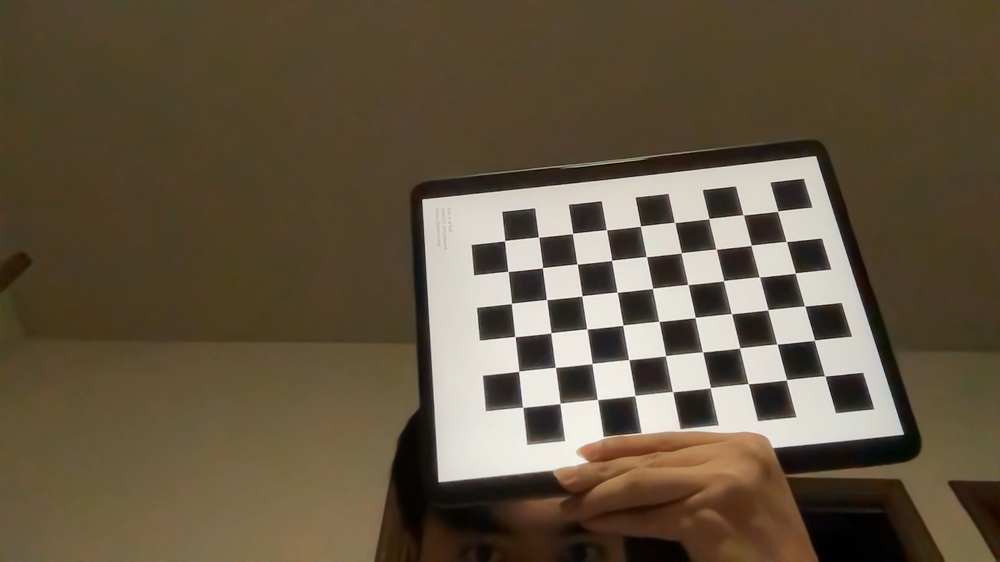
#> input picture calib_images/img_00.jpg, 1000 x 562 px, shrunk from 1920 x 1080 before the run; its folder holds 4 pictures in this run
$ python camera_calibration.py
#> lines starting #> are read from the running program, lines starting #| are printed output that depends on the picture

#Camera calibration code from Vision Brick. Refer to:
#https://visionbrick.com/camera-calibration-with-opencv/

import numpy as np
import cv2
import glob
import yaml

"""
After capturing images of a chessboard pattern, this script calibrates the camera
and saves the calibration parameters to a YAML file.
"""

# Chessboard settings
CHESSBOARD_SIZE = (9, 6) #IMPORTANT TO CHANGE. THE CHECKERBOARD WE USE IS 9X6
SQUARE_SIZE = 22  # MM OF EACH SQUARE ON THE CHECKERBOARD. OURS IS 2.2CM

# Prepare object points based on the chessboard size and square size
# objp will hold the 3D coordinates of the chessboard corners in the world space
objp = np.zeros((CHESSBOARD_SIZE[0]*CHESSBOARD_SIZE[1], 3), np.float32)

# Generate the grid points in the chessboard pattern
# objp[:, :2] will hold the x, y coordinates of the corners
objp[:, :2] = np.mgrid[0:CHESSBOARD_SIZE[0], 0:CHESSBOARD_SIZE[1]].T.reshape(-1, 2)

# Scale the points by the size of each square
objp *= SQUARE_SIZE

# Arrays to store points
objpoints = []  # 3D points
imgpoints = []  # 2D points

# Load images from the specified directory
images = glob.glob("calib_images/*.jpg")

for fname in images:
    img = cv2.imread(fname)
#> img is the input picture: shape (562, 1000, 3); mean B, G, R 65.9, 85.8, 99.2
    gray = cv2.cvtColor(img, cv2.COLOR_BGR2GRAY)
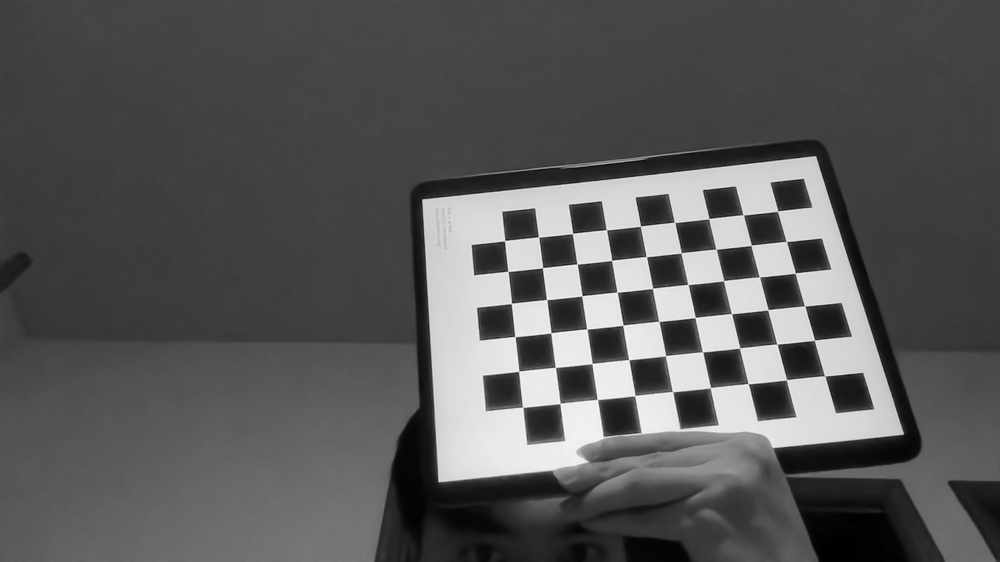
#> gray: shape (562, 1000); min 0, max 253, mean 87.5

    # Find the chessboard corners
    found, corners = cv2.findChessboardCorners(gray, CHESSBOARD_SIZE, None)
#> found = True; corners = 54 rows, first 8: [824.9, 376.3], [786.4, 379.8], [748.3, 383.7], [710.4, 387.6], [672.8, 391.9], [634.9, 395.5], [597.5, 399.5], [560.2, 403.3]

    # If corners are found, continue
    if found:
        objpoints.append(objp)
        # Refine the corner locations
        corners2 = cv2.cornerSubPix(
            gray, corners, (11, 11), (-1, -1),
            (cv2.TERM_CRITERIA_EPS + cv2.TERM_CRITERIA_MAX_ITER, 30, 0.001)
        )
#> corners2 = 54 rows, first 8: [824.7, 375.9], [786.5, 379.8], [748.3, 383.7], [710.3, 387.7], [672.6, 391.7], [634.9, 395.6], [597.5, 399.6], [559.9, 403.4]
        # Append the refined corners to imgpoints list
        imgpoints.append(corners2)
#> pass 2 of the loop `for fname in images:`:
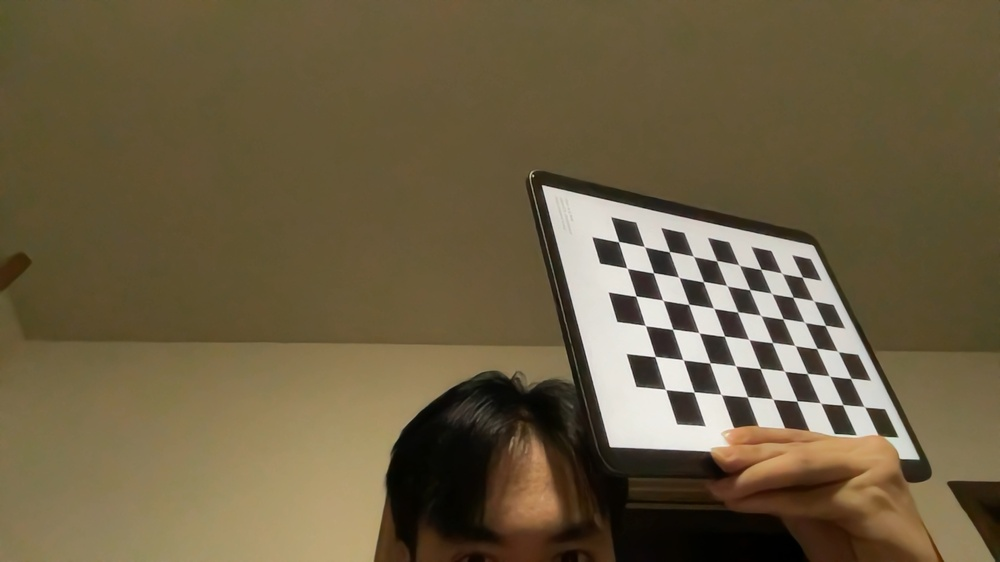
#> input picture calib_images/img_01.jpg, 1000 x 562 px, shrunk from 1920 x 1080 before the run
#> img is the input picture: shape (562, 1000, 3); mean B, G, R 66.3, 94.2, 107.9
#> `gray = cv2.cvtColor(img, cv2.COLOR_BGR2GRAY)`:
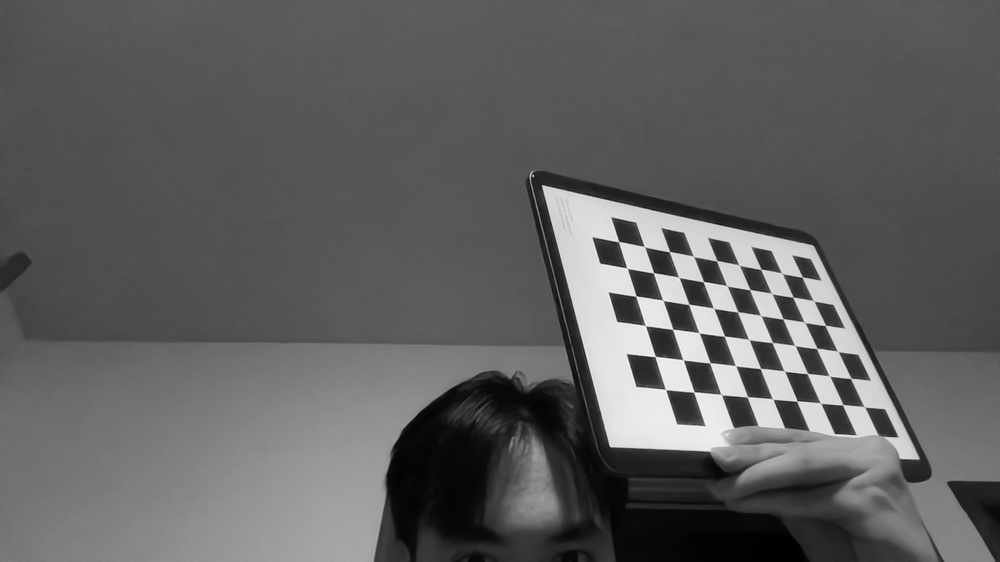
#> gray: shape (562, 1000); min 0, max 249, mean 95.1
#> corners = 54 rows, first 8: [864.9, 407.3], [842.7, 404.6], [820.4, 402.9], [796.9, 401], [773.3, 399.5], [747.5, 396.7], [719, 392], [693.9, 392.2]
#> corners2 = 54 rows, first 8: [864.3, 406.7], [842.7, 404.8], [820.5, 403.1], [797, 401], [772.6, 399.1], [747.4, 396.8], [721.3, 394.6], [693.9, 392]
#> pass 3 of the loop `for fname in images:`:
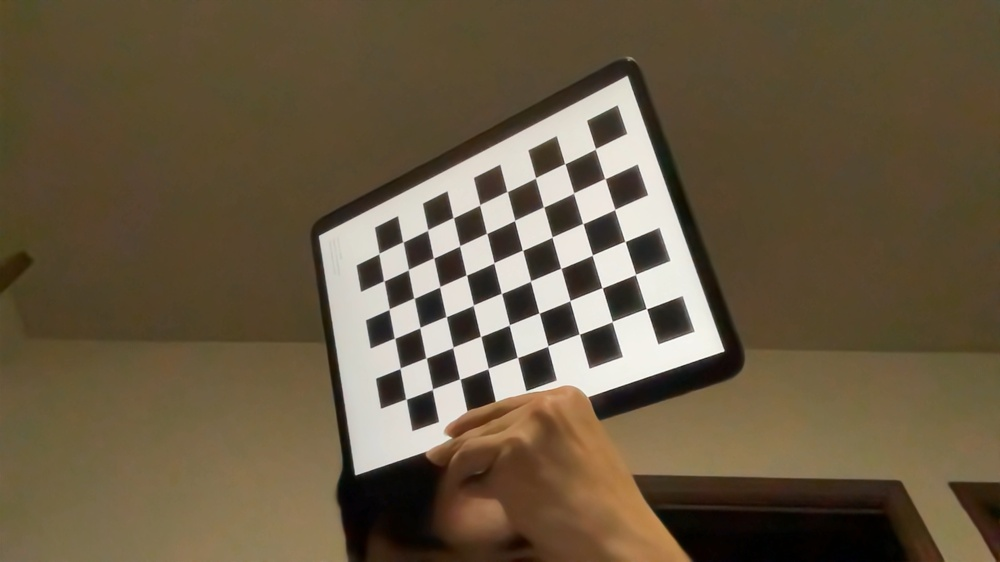
#> input picture calib_images/img_02.jpg, 1000 x 562 px, shrunk from 1920 x 1080 before the run
#> img is the input picture: shape (562, 1000, 3); mean B, G, R 66.8, 89.9, 104.3
#> `gray = cv2.cvtColor(img, cv2.COLOR_BGR2GRAY)`:
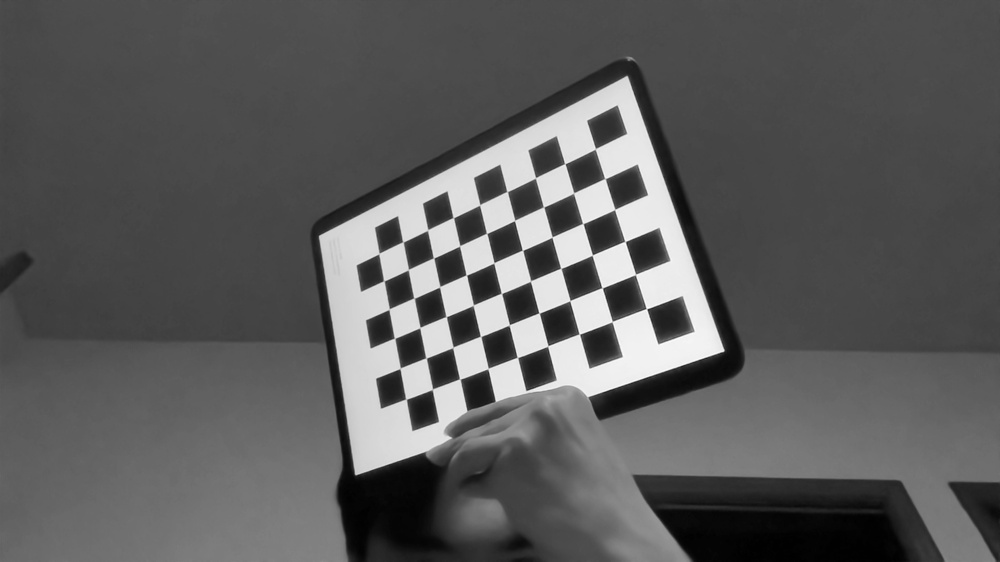
#> gray: shape (562, 1000); min 0, max 254, mean 91.6
#> corners = 54 rows, first 8: [646.5, 308.7], [612.3, 321.5], [579.4, 334], [547.7, 346], [517.5, 357.4], [488, 368.6], [459.7, 379], [432.3, 389.5]
#> corners2 = 54 rows, first 8: [646.5, 308.7], [612.3, 321.6], [579.4, 334.1], [547.8, 346.1], [517.4, 357.5], [488.1, 368.5], [459.8, 379], [432.4, 389.3]
#> the loop made 4 passes; the first 3 are shown

# Calibrate the camera using the collected object points and image points
ret, mtx, dist, rvecs, tvecs = cv2.calibrateCamera(
    objpoints, imgpoints, gray.shape[::-1], None, None
)

# print the calibration results
print("Camera matrix:\n", mtx)
print("Distortion coefficients:\n", dist)
print("Reprojection error:", ret)


calib_data = {
    "camera_matrix": mtx.tolist(),
    "dist_coeff": dist.tolist(),
    "reprojection_error": float(ret)
}

# Save the calibration data to a YAML file
with open("calibration.yaml", "w") as f:
    yaml.dump(calib_data, f)

print("Saved calibration.yaml")
